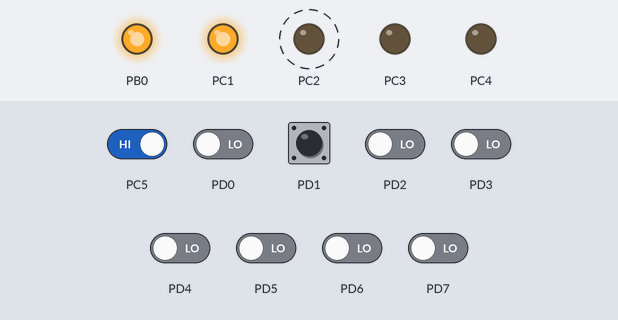
The program below on a simulated ATmega8, built with avr-gcc and emulated at 1 MHz. On the bench: output pins drawn as LEDs (lit = HIGH). Dashed ring = blinking. The test bench sets the inputs (shaded band); at power-on: PC5, PD1 HIGH, PD0, PD2–7 LOW.

Above: at 8.8 s.
8.9 s: PC5 driven LOW
At 9.5 s:
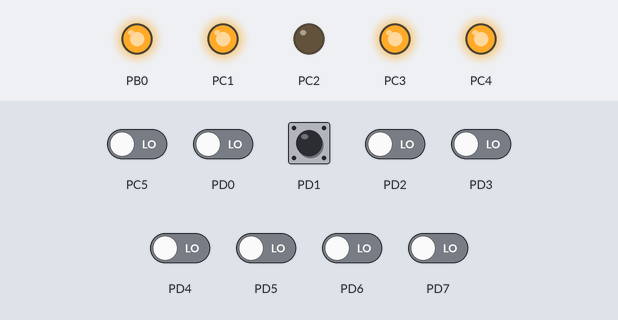
At 11.2 s:
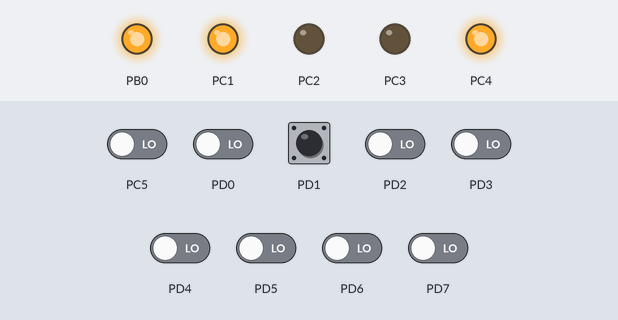
11.9 s: PC5 driven HIGH
At 14.4 s:
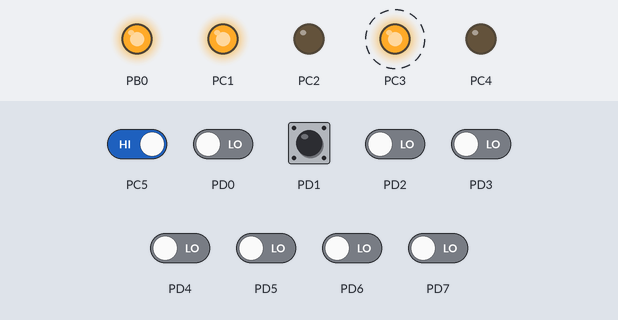
Timing chart, 0 to 20.9 s (numbered marks = the images above; inputs shaded):
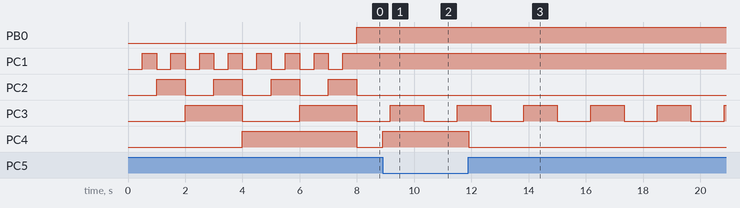

The program:

main.c
```c
/**
 * \file
 *
 * \brief Empty user application template
 *
 */

/**
 * \mainpage User Application template doxygen documentation
 *
 * \par Empty user application template
 *
 * Bare minimum empty user application template
 *
 * \par Content
 *
 * -# Include the ASF header files (through asf.h)
 * -# "Insert system clock initialization code here" comment
 * -# Minimal main function that starts with a call to board_init()
 * -# "Insert application code here" comment
 *
 */

/*
 * Include header files for all drivers that have been imported from
 * Atmel Software Framework (ASF).
 */
/*
 * Support and FAQ: visit <a href="http://www.atmel.com/design-support/">Atmel Support</a>
 */
//#include <asf.h>

#define F_CPU 1E6

#include "led_handler.h"
#include "input_handler.h"
#include <util/delay.h>


#define LIGHT_ON_MS 300000

int main (void)
{
	/* Insert system clock initialization code here (sysclk_init()). */
	uint8_t init_ctr = 0;
	uint32_t light_on_delay_ctr = 0;
	uint16_t light_on_delayed_evt = 0;
	uint8_t light_on_delayed = 0;
	uint8_t light_on_direct = 0;
	uint16_t blink_led_ctr = 0;
	uint8_t blink_led_state = 0;

	init_leds();
	init_inputs();

	//Bootup blink
	for(init_ctr=0;init_ctr<16;init_ctr++)
	{
		set_led(0,0);
		set_led(1,0);
		set_led(2,0);
		set_led(3,0);
		if(init_ctr&0x01)
			set_led(0,1);
		if(init_ctr&0x02)
			set_led(1,1);
		if(init_ctr&0x04)
			set_led(2,1);
		if(init_ctr&0x08)
			set_led(3,1);

		_delay_ms(500);
	}
	set_led(0,0);
	set_led(1,0);
	set_led(2,0);
	set_led(3,0);

	while(1)
	{
		_delay_ms(1);

		//handle light on static
		if(get_input_val(0)||get_input_val(1)||get_input_val(2)||get_input_val(3))
			light_on_direct = 0xFF;
		else
			light_on_direct = 0x00;

		//read hvps in val
		if(get_hvps_in_val())
			light_on_delayed_evt = 0xFF;
		else
			light_on_delayed_evt = 0x00;

		set_led(3,light_on_delayed_evt);

		//handle light on delayed
		if(light_on_delayed_evt)
		{
			light_on_delay_ctr = 1;
			light_on_delayed = 1;
		}

		if(light_on_delay_ctr!=0)
		{	light_on_delay_ctr++;
			light_on_delayed = 1;
		}

		if(light_on_delay_ctr>=LIGHT_ON_MS)
		{	light_on_delay_ctr = 0;
			light_on_delayed = 0;
		}

		//switch light on
		if(light_on_delayed || light_on_direct)
		{	enable_light(0xFF);
			set_led(0,0xFF);
		}
		else
		{	enable_light(0x00);
			set_led(0,0x00);
		}

		//blink test led
		blink_led_ctr++;
		if(blink_led_ctr==1000)
		{	blink_led_state = ~blink_led_state;
			blink_led_ctr = 0;
		}
		set_led(2,blink_led_state);

	}

}
```

input_handler.c
```c
#include <avr/io.h>
#include "input_handler.h"
#include "pin_definition.h"


void init_inputs(void)
{
	NORMAL_INPUTS_DDR &= ~NORMAL_INPUT_MASK;
	HVIN_DDR &= ~HVIN_MASK;
}

unsigned char get_input_val(unsigned char input_num)
{
	unsigned char helper = 0;
	if(input_num == 0)
	{
		if(!(NORMAL_INPUTS_PIN&NORMAL_INPUT0_MASK))
			helper = 1;
	}
	else if(input_num == 1)
	{
		if(!(NORMAL_INPUTS_PIN&NORMAL_INPUT1_MASK))
			helper = 1;

	}
	else if(input_num == 2)
	{
		if(!(NORMAL_INPUTS_PIN&NORMAL_INPUT2_MASK))
			helper = 1;
	}
	else if(input_num == 3)
	{
		if(!(NORMAL_INPUTS_PIN&NORMAL_INPUT3_MASK))
			helper = 1;
	}
	return helper;
}

unsigned char get_hvps_in_val(void)
{
	unsigned char helper = 0;
	if(!(HVIN_PIN&HVIN_MASK))
		helper = 1;

	return helper;
}
```

input_handler.h
```c
#ifndef _input_handler_h
#define _input_handler_h


void init_inputs(void);

unsigned char get_input_val(unsigned char input_num);
unsigned char get_hvps_in_val(void);

#endif
```

led_handler.c
```c
#include <avr/io.h>
#include "pin_definition.h"
#include "led_handler.h"

void init_leds(void)
{
	LED_PORT &= ~LED_MASK;
	LED_DDR |= LED_MASK;

	OUT_ENABLE_PORT &= ~OUT_ENABLE_MASK;
	OUT_ENABLE_DDR |= OUT_ENABLE_MASK;
}

void set_led(unsigned char led_num, unsigned char val)
{
	if(led_num == 0)
	{
		if(val)
			LED_PORT |= LED0_MASK;
		else
			LED_PORT &= ~LED0_MASK;
	}
	else if(led_num == 1)
	{
		if(val)
			LED_PORT |= LED1_MASK;
		else
			LED_PORT &= ~LED1_MASK;
	}
	else if(led_num == 2)
	{
		if(val)
			LED_PORT |= LED2_MASK;
		else
			LED_PORT &= ~LED2_MASK;
	}
	else if(led_num == 3)
	{
		if(val)
			LED_PORT |= LED3_MASK;
		else
			LED_PORT &= ~LED3_MASK;
	}
}

void enable_light(unsigned char val)
{
	if(val)
		OUT_ENABLE_PORT |= OUT_ENABLE_MASK;
	else
		OUT_ENABLE_PORT &= ~OUT_ENABLE_MASK;

}
```

led_handler.h
```c
#ifndef _led_handler_h
#define _led_handler_h


void init_leds(void);
void set_led(unsigned char led_num, unsigned char val);
void enable_light(unsigned char val);
#endif
```

pin_definition.h
```c
#ifndef _pin_definition_h
#define _pin_definition_h

//normal inputs, negated: PD1, PD2, PD6, PD7
#define NORMAL_INPUTS_PIN PIND
#define NORMAL_INPUTS_DDR DDRD
#define NORMAL_INPUT_MASK 0xC3
#define NORMAL_INPUT0_MASK 0x02
#define NORMAL_INPUT1_MASK 0x04
#define NORMAL_INPUT2_MASK 0x40
#define NORMAL_INPUT3_MASK 0x80

//LEDs: PC4, PC3, PC2, PC1
#define LED_PORT PORTC
#define LED_DDR  DDRC
#define LED_MASK 0x1E
#define LED0_MASK 0x02
#define LED1_MASK 0x04
#define LED2_MASK 0x08
#define LED3_MASK 0x10

//#HVIN: PC5
#define HVIN_PIN  PINC
#define HVIN_DDR  DDRC
#define HVIN_MASK 0x20

//OUT_ENABLE: PB0
#define OUT_ENABLE_PORT PORTB
#define OUT_ENABLE_DDR  DDRB
#define OUT_ENABLE_MASK 0x01

#endif
```

Measured:
- after the input at 8.9 s, PC4: LOW → HIGH at once
- after the input at 11.9 s, PC4: HIGH → LOW at once
- by itself, PC1: alternates HIGH for 0.50 s and LOW for 0.50 s, 15 changes in all, then stays HIGH
- by itself, PC2: alternates HIGH for 1.0 s and LOW for 1.0 s
- by itself, PC3: alternates HIGH for 1.2 s and LOW for 1.2 s
